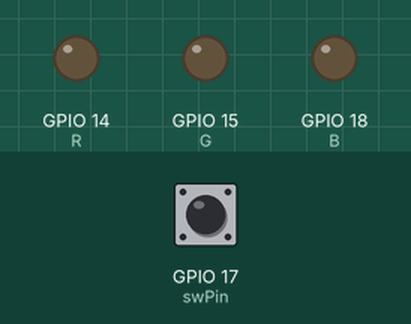
Recording of a program running on a simulated Raspberry Pi (BCM pin numbers). Shown: output pins drawn as LEDs (lit = HIGH). Inputs (shaded band) come from the test bench; at power-on: GPIO 17 (swPin) HIGH. What the program prints to the terminal is not drawn.

Above: at 1.2 s.
1.3 s: GPIO 17 (swPin) pulled LOW for 0.15 s
At 2.4 s:
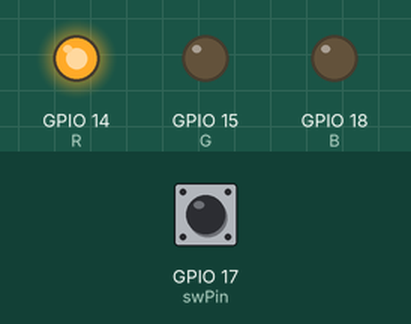
2.9 s: GPIO 17 (swPin) pulled LOW for 1 s
At 4.9 s:
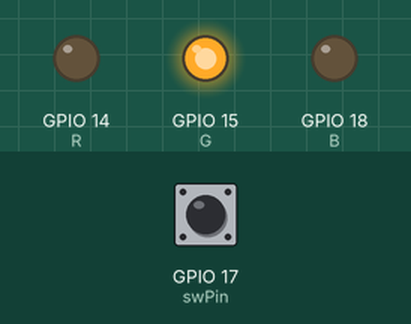
5.4 s: GPIO 17 (swPin) pulled LOW for 0.15 s
At 6.7 s:
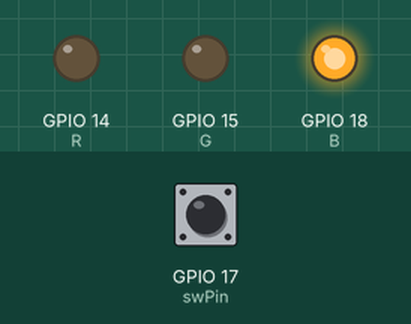
7.0 s: GPIO 17 (swPin) pulled LOW for 3.2 s
At 10.9 s:
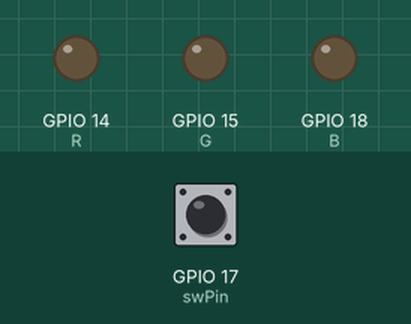
Timing chart, 0 to 12.4 s (numbered marks = the images above; inputs shaded):
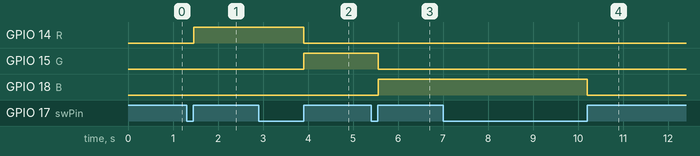

Measured:
- after the input at 1.3 s, GPIO 14 (R): LOW → HIGH after 0.16 s
- after the input at 2.9 s, GPIO 14 (R): HIGH → LOW after 1.0 s; GPIO 15 (G): LOW → HIGH after 1.0 s
- after the input at 5.4 s, GPIO 15 (G): HIGH → LOW after 0.16 s; GPIO 18 (B): LOW → HIGH after 0.16 s
- after the input at 7.0 s, GPIO 18 (B): HIGH → LOW after 3.2 s

The program:

interrupt.py
```python
import RPi.GPIO as GPIO
import time

swPin = 17
R = 14
G = 15
B = 18
LED_PINS = [R, G, B]

GPIO.setmode(GPIO.BCM)
GPIO.setup(swPin, GPIO.IN, pull_up_down=GPIO.PUD_UP)
GPIO.setup(LED_PINS, GPIO.OUT, initial=GPIO.LOW)

color_index = -1

def button_callback(channel):
    global color_index

    # 간단한 소프트웨어 디바운스(10 ms)
    time.sleep(0.01)
    if GPIO.input(channel) == GPIO.HIGH:     # RISING 엣지 확인
        # 다음 색으로 이동
        color_index = (color_index + 1) % 4  # 0:R, 1:G, 2:B, 3:OFF

        # 모두 끄고
        GPIO.output(LED_PINS, GPIO.LOW)

        # 색상별로 켜기
        if color_index == 0:       # R
            GPIO.output(R, GPIO.HIGH)
        elif color_index == 1:     # G
            GPIO.output(G, GPIO.HIGH)
        elif color_index == 2:     # B
            GPIO.output(B, GPIO.HIGH)
        # color_index == 3 → OFF 그대로

        print(f"Button pressed → mode {color_index}")

#def printcallback(channel):
#	print("pushed")

GPIO.add_event_detect(swPin, GPIO.RISING, callback=button_callback, bouncetime=200)


try:
	while True:
		time.sleep(0.1)
except KeyboardInterrupt:
	pass
finally:
	GPIO.cleanup()
```
